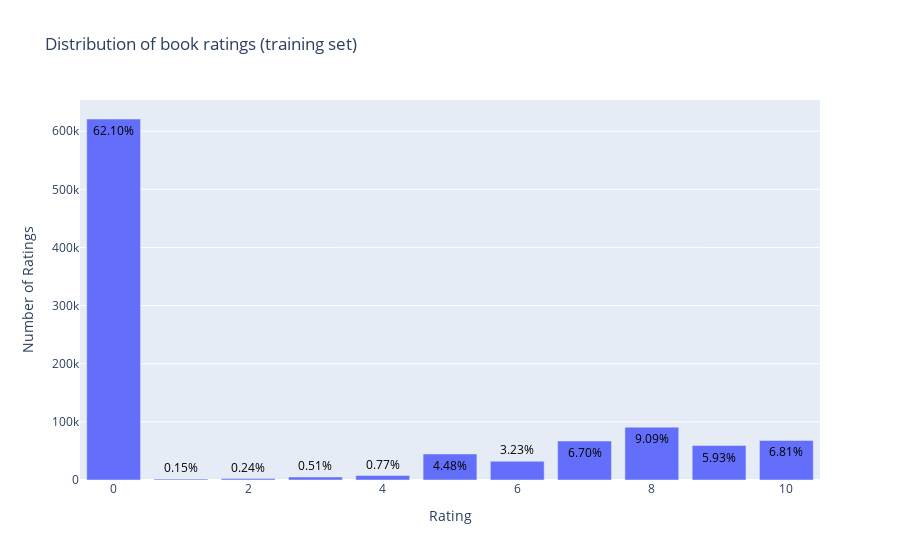

Source (notebook cell):
### Markdown cell above
#### Different Kinds of plots to observe distribution of ratings...

### Code cell
data = users_ratings_df['Book_Rating'].value_counts().sort_index(ascending=False)

trace = go.Bar(x=data.index,
              text = ['{:.2f}%'.format(val) for val in (data.values/users_ratings_df.shape[0]*100)],
              textposition = 'auto',
              textfont = dict(color='#000000'),
              y = data.values,)

layout = dict(title= 'Distribution of book ratings (training set)',
              xaxis= dict(title='Rating'),
              yaxis= dict(title= 'Number of Ratings'))

fig = go.Figure(data=[trace], layout= layout)
iplot(fig)

### Figure 1 — Plotly figure (JSON) as saved in the notebook; plotly's stock layout.template omitted (floating-point values rounded to 4 significant figures)
{"data": [{"text": ["6.81%", "5.93%", "9.09%", "6.70%", "3.23%", "4.48%", "0.77%", "0.51%", "0.24%", "0.15%", "62.10%"], "textfont": {"color": "#000000"}, "textposition": "auto", "type": "bar", "x": [10, 9, 8, 7, 6, 5, 4, 3, 2, 1, 0], "y": [68104, 59251, 90883, 67039, 32277, 44760, 7671, 5144, 2366, 1525, 620979]}], "layout": {"title": {"text": "Distribution of book ratings (training set)"}, "xaxis": {"title": {"text": "Rating"}}, "yaxis": {"title": {"text": "Number of Ratings"}}}}
